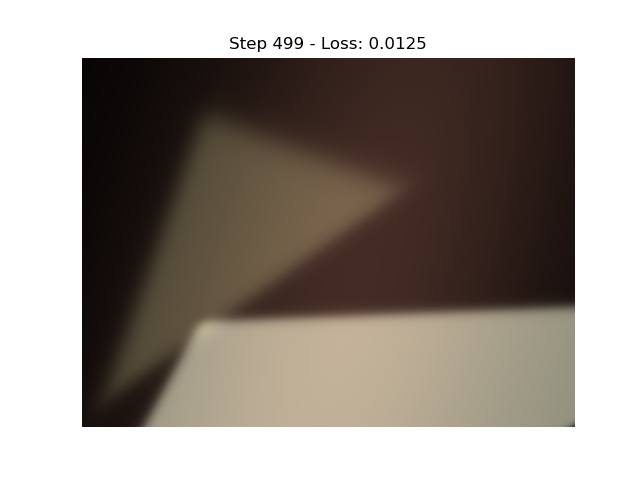

This figure's Python source:
import torch
import torch.nn.functional as F
import matplotlib.pyplot as plt
import numpy as np
from PIL import Image

# Parameters
num_triangles = 20
lr = 1e-1
steps = 500
image_path = 'images/left.JPG'  # <-- Replace with your image path

# Load and preprocess target RGB image
def load_target_image(path):
    img = Image.open(path).convert('RGB')
    img = np.array(img, dtype=np.float32) / 255.0  # [H, W, 3]
    return torch.tensor(img), img.shape[0], img.shape[1]

target, image_h, image_w = load_target_image(image_path)

# Init triangle vertices and RGB colors
vertices = torch.rand((num_triangles, 3, 2), requires_grad=True)  # Normalized (0..1) coordinates
colors = torch.rand((num_triangles, 3), requires_grad=True)       # RGB colors for each triangle

# Differentiable rasterizer (now supports color)
def rasterize_triangles(verts, colors, height, width):
    img = torch.zeros((height, width, 3), device=verts.device)
    yy, xx = torch.meshgrid(torch.linspace(0, 1, height, device=verts.device),
                            torch.linspace(0, 1, width, device=verts.device), indexing='ij')
    grid = torch.stack([xx, yy], dim=-1)  # [H, W, 2]

    for i, tri in enumerate(verts):
        v0, v1, v2 = tri[0], tri[1], tri[2]

        def edge_func(a, b, p):
            return (p[..., 0] - a[0]) * (b[1] - a[1]) - (p[..., 1] - a[1]) * (b[0] - a[0])

        w0 = edge_func(v1, v2, grid)
        w1 = edge_func(v2, v0, grid)
        w2 = edge_func(v0, v1, grid)

        mask = torch.sigmoid(100 * w0) * torch.sigmoid(100 * w1) * torch.sigmoid(100 * w2)
        mask = mask.unsqueeze(-1)  # [H, W, 1]

        color = colors[i].view(1, 1, 3)  # [1, 1, 3]
        img = torch.clamp(img + mask * color, 0, 1)

    return img

# Optimizer
optimizer = torch.optim.Adam([vertices, colors], lr=lr)

# Setup live plot
plt.ion()
fig, ax = plt.subplots()

# Training loop
for step in range(steps):
    optimizer.zero_grad()
    rendered = rasterize_triangles(vertices, colors, image_h, image_w)
    loss = F.mse_loss(rendered, target.to(rendered.device))
    loss.backward()
    optimizer.step()

    if step % 25 == 0 or step == steps - 1:
        ax.clear()
        ax.imshow(rendered.detach().cpu().numpy())
        ax.set_title(f"Step {step} - Loss: {loss.item():.4f}")
        ax.axis('off')
        plt.pause(0.01)

plt.ioff()
plt.show()
